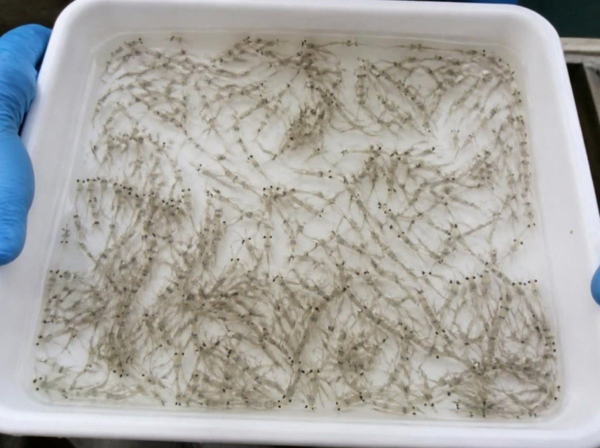
#> input picture landing/media/layers/1_photo.jpg, 1200 x 896 px (shown at 1/2 size)
$ python -i classical.py   (imports and definitions only)   (older library calls are emulated)
#> lines starting #> are read from the running program, lines starting #| are printed output that depends on the picture; after the words box and inside, x2 and y2 are one past the last pixel; in counts of white or black regions, pixels touching at a corner belong together
#> further down, picture is the input picture: shape (896, 1200, 3); mean B, G, R 163, 167.5, 169
"""Classical (no training) larva counter.

Built on the first real hatchery photos (top-down tray, 1280x1280, warm light, translucent larvae). In those photos
each larva is a small dark orange-brown spot (head and gut, about 5-7 px) with a very faint, translucent tail. Tails are
unreliable, so the counter finds the round spots and ignores the streaks:

  1. work at a fixed width so spot size is constant (1280 px);
  2. estimate the local background (morphological closing + blur) and measure how much darker each pixel is;
  3. difference-of-Gaussians tuned to the spot size, then local maxima (one per larva, so touching larvae are separate);
  4. keep a maximum if it is strong, or if it is weaker but round (the Hessian of the darkness map has two similar
     curvatures), which admits faint heads without admitting tails, which are thin ridges.

Returns boxes as [x1,y1,x2,y2,score] in the original image's pixel coordinates, the same format the ONNX path uses.
Score is 1.0 for a strong spot and 0.7 for a weaker round one.

STATUS: tuned by eye on 6 photos plus one rough ballpark (trays of about 1,850) that is not a verified count. There are
NO manual counts yet, so NO ACCURACY IS CLAIMED. Measure it with eval/evaluate_counts.py against manual counts before
quoting any number. Known weak points: a few false spots on tray walls, corner labels and the flash reflection; very
dense clumps and faint larvae are likely under-counted (the counter reads low, not high, on the first photos).
"""
import re
from dataclasses import dataclass, asdict

import cv2
import numpy as np


@dataclass
class Params:
    work_width: int = 1280        # image is resized to this width first, so the values below are in these pixels
    dog_thr: float = 10.0         # a spot at least this strong (gray levels) always counts
    dog_thr_weak: float = 6.0     # a weaker spot counts only if it is also round
    blob_min: float = 0.4         # roundness needed for a weak spot (0 = a line, 1 = a perfect round blob)
    sigma_small: float = 1.5      # DoG scales, tuned to a ~6 px spot
    sigma_large: float = 4.0
    bg_kernel: int = 41           # background estimate size (must be larger than a larva)
    peak_window: int = 5          # two spots closer than about this are one larva (5 recovered more overlapped heads than 7)
    dist_nms: bool = False        # find peaks with a small window, then merge only spots CLOSER than min_gap (circular, not a square
                                   # window): resolves two larvae that sit inside one peak_window square but are not truly on top
                                   # of each other. Off by default until proven on the known-count synthetic test.
    roi: tuple = None             # optional (cx, cy, r) as fractions of the image: only count inside this circle
    cluster_ratio: float = 2.4    # a spot with this many times the dark mass of a typical single larva hides another (0 = off)
    min_gap: float = None          # circular suppression radius for dist_nms; defaults to peak_window
    glare_grow: int = 10          # spots within this many px of a saturated (flash) pixel are ignored
    merge_body: bool = False      # merge a head+tail pair of one animal into one mark (see _merge_body_pairs); off
                                   # until proven, like dist_nms
    merge_lo: float = 6.0         # only pairs this close together ..
    merge_hi: float = 36.0        # .. to this far apart are even considered (measured head-tail range: 7.6-34.7 px)
    merge_bridge: float = 0.35    # the line between them must stay at least this fraction as dark as the weaker mark
    merge_lonely: float = 1.3     # neither mark may have any OTHER mark closer than merge_lonely x merge_hi away
    strong_shape: bool = False    # also gate STRONG marks by roundness, not only weak ones (see detect()); off until proven
    strong_blob_lo: float = 0.15  # a strong mark this line-like (near 0) is more likely a scratch or a tile-grout edge
    strong_blob_hi: float = 0.9   # a strong mark this perfectly round is more likely debris or a glare-edge artifact
    tray: object = None           # None = whole photo; "preset" = the octagon above; or a list of (x, y) corners
                                  # in ORIGINAL pixels (the operator's own outline): only spots inside are kept.
                                  # "fit" = the standard octagon slid onto the real tray edges (see fit_tray)


# Larger larvae (about PL13 and up) carry several dark spots each (two eyes, a head spot, a gut spot), so the fine settings above
# mark one animal two or three times. "large" looks at a coarser scale. Measured on a real PL14 tray (18 photos): the fine setting
# read 19.5% above that tray's reference count with 8.7% spread between photos, "large" read +1.3% with 2.8% spread. CAUTION: the
# setting was chosen after seeing that tray's reference count, so a second, different PL14 tray is needed to confirm it, and
# stages between PL10 and PL14 have not been seen at all.
SIZE_PROFILES = {
    # dist_nms: measured on the known-count synthetic test to recover more of the undercount at high density (e.g. -5.9% ->
    # -4.4% at 5,000 in one tray) without hurting light trays, and on real photos it improved B03 (-5.0% -> -3.7% vs 1797)
    # and B05 (-13.7% -> -13.0% vs 1750). NOT used for "large": on the real PL14 tray it made both the error and the
    # spread worse (+0.5% -> +3.3%, cv 2.6% -> 3.6%), because it changes how a large larva's own several dark spots chain
    # together. See data/reference/NOTES.md, 2026-09-23.
    "small": dict(dist_nms=True, min_gap=3.0),
    "large": dict(sigma_small=2.2, sigma_large=6.0, peak_window=9, dog_thr=8.0, dog_thr_weak=5.0),
}


# [4 lines left out: function size_for_stage, not called in this run]


def _odd(n: int) -> int:
    n = max(3, int(n))
    return n if n % 2 else n + 1


# Octagonal tray floor of the tray in the first hatchery photos, as fractions of the photo. It is a STARTING POINT: framing
# differs between cameras and boxes, so the app lets the operator drag the corners once and saves that as a tray profile.
# Automatic detection of the tray floor was tried three ways (edge rays, flood fill, colour) and none was reliable
# across framings, and two versions cut off real larvae, so the outline is set by a person instead.
PRESET_TRAY_NORM = [(0.13, 0.09), (0.88, 0.09), (1.0, 0.20), (1.0, 0.80), (0.87, 0.92), (0.14, 0.92), (0.0, 0.80), (0.0, 0.20)]


# [137 lines left out: functions fit_tray, refine_tray_by_marks, not called in this run]


def preset_tray(w: int, h: int):
    return [(x * (w - 1), y * (h - 1)) for x, y in PRESET_TRAY_NORM]


def _clump_fraction(xs, ys, near=12.0):
    """Share of marks that have another mark closer than `near` working pixels. A photo-level measure of how much the
    larvae touch or overlap, so how likely the count is to read low. Measured on the three known-count trays: 0.16 on the
    one that read +0.5%, 0.34 on -3.7%, 0.37 on -13%. Three trays is a hypothesis, not a calibration: it is saved with
    every count so the field test can confirm or drop it. Returns None for too few marks to mean anything."""
    n = len(xs)
    if n < 50:
        return None
    pts = np.stack([xs, ys], 1).astype(np.float32)
    close = 0
    for i0 in range(0, n, 500):
        c = pts[i0:i0 + 500]
        d2 = ((c[:, None, :] - pts[None, :, :]) ** 2).sum(-1)
        d2[np.arange(len(c)), np.arange(i0, i0 + len(c))] = np.inf
        close += int((d2.min(1) < near * near).sum())
    return round(close / n, 3)


def _split_clusters(dark, xs, ys, ratio, radius=6):
    """A spot whose dark mass is about k times that of a typical isolated larva is taken to be k larvae stacked on
    each other. Returns the original spots plus positions (jittered beside the spot) for the extra, hidden larvae."""
    k = 2 * radius + 1
    yy, xx = np.mgrid[-radius:radius + 1, -radius:radius + 1]
    disc = (np.hypot(xx, yy) <= radius).astype(np.float32)
    mass = cv2.filter2D(dark, -1, disc)[ys, xs]
    pts = np.stack([xs, ys], 1).astype(np.float32)
    d = np.hypot(pts[:, None, 0] - pts[None, :, 0], pts[:, None, 1] - pts[None, :, 1])
    np.fill_diagonal(d, 1e9)
    alone = d.min(1) > 16
    if alone.sum() < 10:
        return xs, ys, np.array([], int), np.array([], int)
    m1 = float(np.median(mass[alone]))
    r = mass / max(m1, 1e-6)
    extra = np.where(r >= ratio, np.clip(np.round(r).astype(int) - 1, 1, 3), 0)
    ex, ey = [], []
    for i in np.nonzero(extra)[0]:
        for j in range(extra[i]):
            a = 2 * np.pi * (j + 0.5) / extra[i] + i
            ex.append(int(round(xs[i] + 4 * np.cos(a)))); ey.append(int(round(ys[i] + 4 * np.sin(a))))
    return xs, ys, np.array(ex, int), np.array(ey, int)


# [105 lines left out: functions _merge_body_pairs, _peaks_dist_nms, not called in this run]


def detect(image_bgr: np.ndarray, p: Params = None):
    """Return (boxes Nx5 float32 in original pixel coords, meta dict)."""
    p = p or Params()
    h0, w0 = image_bgr.shape[:2]
    s = p.work_width / float(w0)
    interp = cv2.INTER_AREA if s < 1 else cv2.INTER_CUBIC
    img = cv2.resize(image_bgr, (p.work_width, max(1, int(round(h0 * s)))), interpolation=interp) if s != 1 else image_bgr
    h, w = img.shape[:2]
    inv = 1.0 / s

    gray = cv2.cvtColor(img, cv2.COLOR_BGR2GRAY).astype(np.float32)
    k = _odd(p.bg_kernel)
    bg = cv2.morphologyEx(gray, cv2.MORPH_CLOSE, cv2.getStructuringElement(cv2.MORPH_ELLIPSE, (k, k)))
    bg = cv2.GaussianBlur(bg, (0, 0), 15)
    dark = np.clip(bg - gray, 0, None)
    dog = cv2.GaussianBlur(dark, (0, 0), p.sigma_small) - cv2.GaussianBlur(dark, (0, 0), p.sigma_large)

    # roundness of each spot from the curvature of the darkness map (peak-like in both directions = round)
    b = cv2.GaussianBlur(dark, (0, 0), 2.0)
    ixx = cv2.Sobel(b, cv2.CV_32F, 2, 0, ksize=3)
    iyy = cv2.Sobel(b, cv2.CV_32F, 0, 2, ksize=3)
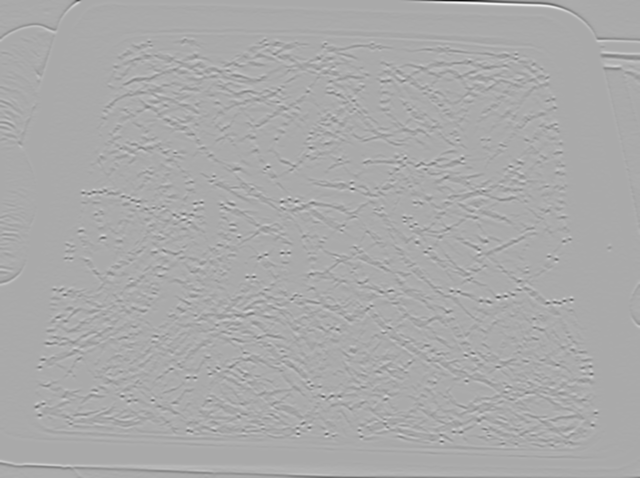
#> iyy: shape (956, 1280) float32 (shown at 1/2 size); min -71.65, max 35.95, mean 0; drawn with min black and max white
    ixy = cv2.Sobel(b, cv2.CV_32F, 1, 1, ksize=3)
    mean_c = (ixx + iyy) / 2
    diff_c = np.sqrt(((ixx - iyy) / 2) ** 2 + ixy ** 2)
    strongest = -(mean_c - diff_c)
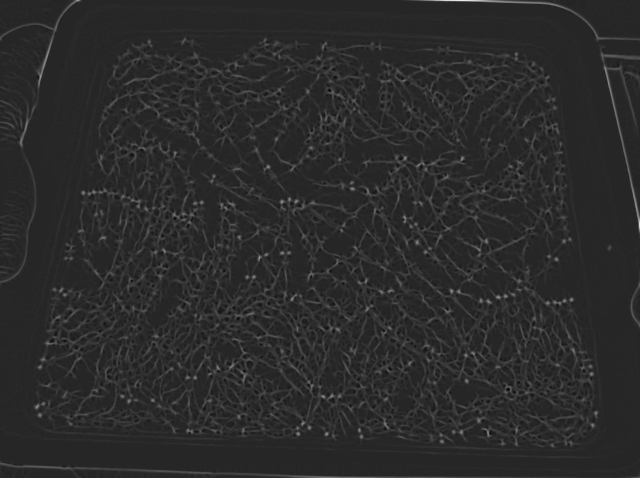
#> strongest: shape (956, 1280) float32 (shown at 1/2 size); min -12.78, max 71.65, mean 1.7; drawn with min black and max white
    weakest = -(mean_c + diff_c)
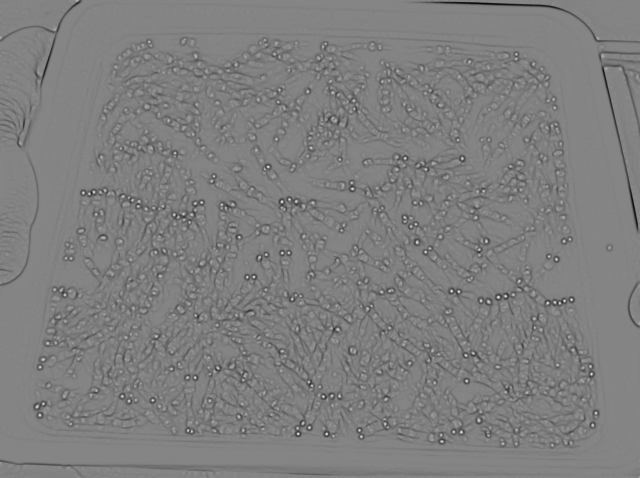
#> weakest: shape (956, 1280) float32 (shown at 1/2 size); min -35.96, max 32.96, mean -1.7; drawn with min black and max white
    blob = np.where((strongest > 0) & (weakest > 0), weakest / np.maximum(strongest, 1e-6), 0.0)

    win = _odd(p.peak_window)
    if p.dist_nms:
        peak = _peaks_dist_nms(dog, 3, p.min_gap if p.min_gap else win)
    else:
        peak = dog == cv2.dilate(dog, np.ones((win, win), np.uint8))
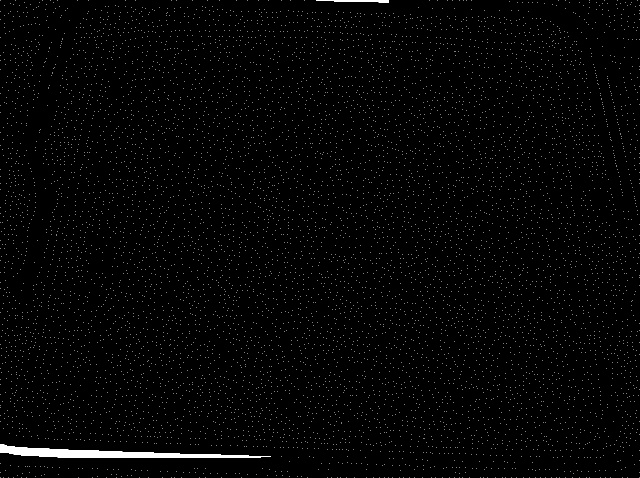
#> peak: shape (956, 1280) bool (shown at 1/2 size); 1.1% white; 7617 white regions (7615 under 20 px), largest, box (x1, y1, x2, y2) and area: (0, 888, 542, 916) 5708, (632, 0, 778, 5) 450
    strong = peak & (dog > p.dog_thr)
#> strong: shape (956, 1280) bool; 0.18% white in thin lines or dots
    weak = peak & (dog > p.dog_thr_weak) & (dog <= p.dog_thr) & (blob > p.blob_min)
#> weak: shape (956, 1280) bool; 0.02% white in thin lines or dots, all inside (x1, y1, x2, y2) = (26, 96, 1161, 956)
    if p.strong_shape:
        # a real larva's small dark head/eye spot is a fairly consistent, moderate roundness; false marks on tile
        # grout, scratches and debris run to extremes (measured on real photos: false marks outside the tray had
        # a far wider, more erratic spread of this same roundness score than real larvae inside it - see
        # eval/shape_merge_glare.py and data/reference/NOTES.md).
        strong &= (blob >= p.strong_blob_lo) & (blob <= p.strong_blob_hi)

    if p.roi:
        cx, cy, r = p.roi
        roi = np.zeros((h, w), np.uint8)
        cv2.circle(roi, (int(cx * w), int(cy * h)), int(r * max(h, w)), 1, -1)
        strong &= roi.astype(bool)
        weak &= roi.astype(bool)

    # the flash reflection: no larva can be read on it, and its dark centre is not a larva
    glare = cv2.dilate((gray >= 250).astype(np.uint8), np.ones((_odd(2 * p.glare_grow + 1),) * 2, np.uint8)).astype(bool)
#> glare: shape (956, 1280) bool; every value is 0
    glare_dropped = int(((strong | weak) & glare).sum())
#> glare_dropped = 0
    strong &= ~glare
    weak &= ~glare

    if isinstance(p.tray, str) and p.tray == "fit":
        norm, _ = fit_tray(image_bgr)
        pts = np.nonzero(strong | weak)
        norm = refine_tray_by_marks(norm, np.c_[pts[1], pts[0]] * inv, w0, h0)
        poly = np.asarray([(x * (w0 - 1), y * (h0 - 1)) for x, y in norm], np.float32)
    elif isinstance(p.tray, str) and p.tray == "preset":
        poly = np.asarray(preset_tray(w0, h0), np.float32)
    else:
        poly = np.asarray(p.tray, np.float32) if p.tray is not None else None
    if poly is not None:
        tm = np.zeros((h, w), np.uint8)
        cv2.fillPoly(tm, [np.round(poly * s).astype(np.int32)], 1)
        outside = int(((strong | weak) & ~tm.astype(bool)).sum())
        strong &= tm.astype(bool)
        weak &= tm.astype(bool)
    else:
        outside = 0

    ys1, xs1 = np.nonzero(strong)
#> ys1 = 2208 values from 0 to 955; xs1 = 2208 values, max 1279 at index 48, min 0 at index 41, mean 650.9
    ys2, xs2 = np.nonzero(weak)
#> ys2 = 241 values from 96 to 955; xs2 = 241 values, max 1160 at index 212, min 26 at index 86, mean 619.7
    merged = 0
    if p.merge_body and len(xs1) + len(xs2) > 1:
        n1 = len(xs1)
        xs_all = np.concatenate([xs1, xs2]); ys_all = np.concatenate([ys1, ys2])
        drop = _merge_body_pairs(dark, dog, xs_all, ys_all, p.merge_lo, p.merge_hi, p.merge_bridge, p.merge_lonely)
        merged = int(drop.sum())
        xs1, ys1 = xs_all[:n1][~drop[:n1]], ys_all[:n1][~drop[:n1]]
        xs2, ys2 = xs_all[n1:][~drop[n1:]], ys_all[n1:][~drop[n1:]]
    hidden = 0
    hx = hy = np.array([], int)
    if p.cluster_ratio > 0 and len(xs1) > 20:
        xs1, ys1, extra_x, extra_y = _split_clusters(dark, xs1, ys1, p.cluster_ratio)
#> in _split_clusters, `mass = cv2.filter2D(dark, -1, disc)[ys, xs]`: mass = 2208 values, max 19789.1 at index 2175, min 562 at index 1114, mean 4803.4
#> in _split_clusters, `pts = np.stack([xs, ys], 1).astype(np.float32)`: pts = 2208 pairs, first value 0 to 1279, second value 0 to 955
#> in _split_clusters, `np.fill_diagonal(d, 1e9)`:
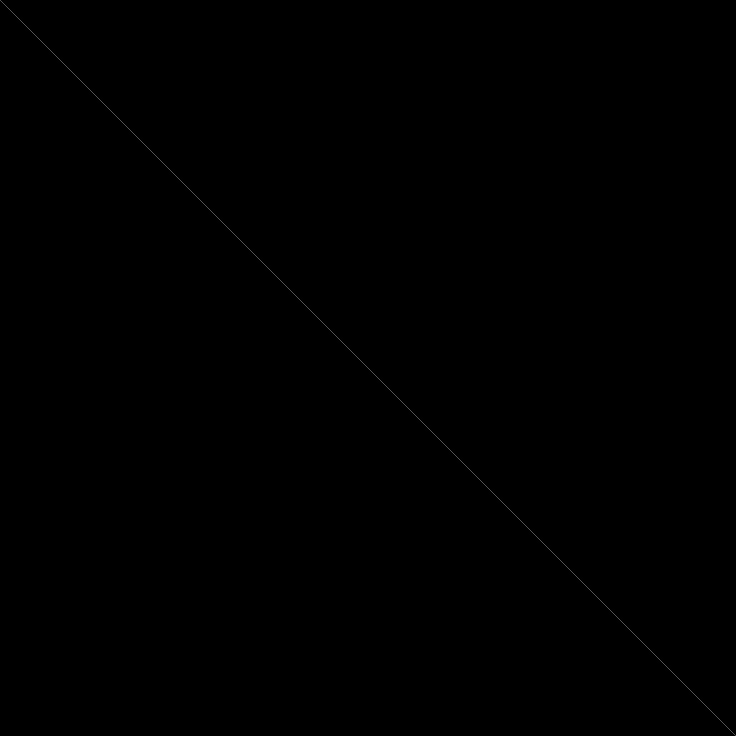
#> d: shape (2208, 2208) float32 (shown at 1/3 size); min 3, max 1e+09, mean 453413.1; drawn with min black and max white
#> in _split_clusters, `m1 = float(np.median(mass[alone]))`: m1 = 4099.7
#> in _split_clusters, `r = mass / max(m1, 1e-6)`: r = 2208 values, max 4.83 at index 2175, min 0.137 at index 1114, mean 1.17
#> in _split_clusters, `extra = np.where(r >= ratio, np.clip(np.round(r).astype(int) - 1, 1, 3..`: extra = 2208 values, max 3 at index 8, min 0 at index 0, mean 0.0765
#> the loop in _split_clusters, `for i in np.nonzero(extra)[0]:` made 73 passes
#> i on passes 1 to 8: 5, 6, 7, 8, 9, 10, 11, 12
#> after the loop in _split_clusters, `for i in np.nonzero(extra)[0]:`: ex = 169 values, max 1282 at index 95, min 78 at index 43, mean 832.4; ey = 169 values, max 959 at index 152, min -4 at index 3, mean 512.2
#> extra_x has the same summary as ex in _split_clusters; extra_y has the same summary as ey in _split_clusters
        hidden = len(extra_x)
#> hidden = 169
        hx, hy = extra_x, extra_y
#> hx has the same summary as ex in _split_clusters; hy has the same summary as ey in _split_clusters
    half = 5.0
    boxes = [[(x - half) * inv, (y - half) * inv, (x + half) * inv, (y + half) * inv, 1.0] for x, y in zip(xs1, ys1)]
#> boxes = 2208 items, first 6: [139.7, -4.69, 149.1, 4.69, 1], [800.6, -4.69, 810, 4.69, 1], [815.6, -4.69, 825, 4.69, 1], [833.4, -4.69, 842.8, 4.69, 1], [843.8, -4.69, 853.1, 4.69, 1], [856.9, -4.69, 866.2, 4.69, 1]
    boxes += [[(x - half) * inv, (y - half) * inv, (x + half) * inv, (y + half) * inv, 0.7] for x, y in zip(xs2, ys2)]
#> boxes = 2449 items, first 6: [139.7, -4.69, 149.1, 4.69, 1], [800.6, -4.69, 810, 4.69, 1], [815.6, -4.69, 825, 4.69, 1], [833.4, -4.69, 842.8, 4.69, 1], [843.8, -4.69, 853.1, 4.69, 1], [856.9, -4.69, 866.2, 4.69, 1]
    boxes += [[(x - half) * inv, (y - half) * inv, (x + half) * inv, (y + half) * inv, 0.5] for x, y in zip(hx, hy)]   # 0.5 = estimated hidden larva
#> boxes = 2618 items, first 6: [139.7, -4.69, 149.1, 4.69, 1], [800.6, -4.69, 810, 4.69, 1], [815.6, -4.69, 825, 4.69, 1], [833.4, -4.69, 842.8, 4.69, 1], [843.8, -4.69, 853.1, 4.69, 1], [856.9, -4.69, 866.2, 4.69, 1]
    meta = {"engine": "classical", "strong": int(len(xs1)), "weak_round": int(len(xs2)), "outside_tray": outside, "hidden_estimated": hidden, "body_merged": merged, "glare_ignored": glare_dropped,
            "glare_fraction": round(float(glare.mean()), 4),
            "clump_fraction": _clump_fraction(np.concatenate([xs1, xs2]), np.concatenate([ys1, ys2])),
            **{k: v for k, v in asdict(p).items() if k != "tray"}}
#> in _clump_fraction, `n = len(xs)`: n = 2449
#> in _clump_fraction, `pts = np.stack([xs, ys], 1).astype(np.float32)`: pts = 2449 pairs, first value 0 to 1279, second value 0 to 955
#> the loop in _clump_fraction, `for i0 in range(0, n, 500):` made 5 passes
#> close on passes 1 to 5: 339, 668, 1015, 1345, 1625
#> pass 1, in _clump_fraction, `d2 = ((c[:, None, :] - pts[None, :, :]) ** 2).sum(-1)`:
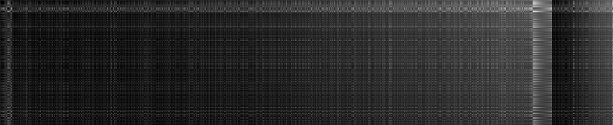
#> d2: shape (500, 2449) float32 (shown at 1/4 size); min 0, max 2410241, mean 404807.9; drawn with min black and max white
#> after the loop in _clump_fraction, `for i0 in range(0, n, 500):`:
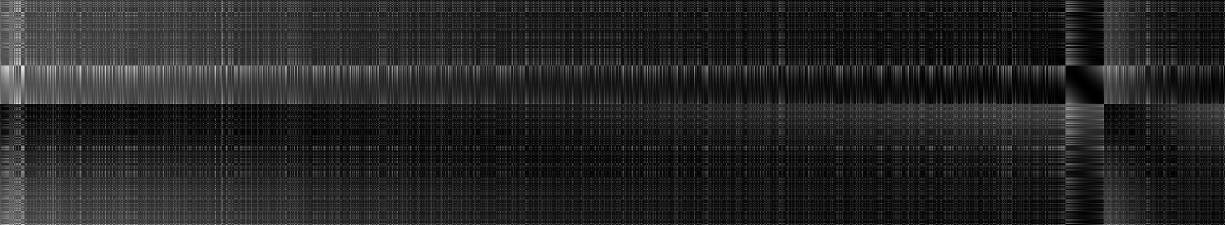
#> d2: shape (449, 2449) float32 (shown at 1/2 size); 0.04% of the values are NaN or infinite; the others: min 16, max 2410241, mean 360454; drawn with min black, max white, NaN and infinite black
#> after the loop in _clump_fraction, `for i0 in range(0, n, 500):`: close = 1625
    return np.asarray(boxes, np.float32).reshape(-1, 5), meta

>>> import cv2
>>> picture = cv2.imread('../landing/media/layers/1_photo.jpg')
>>> result = detect(picture)
